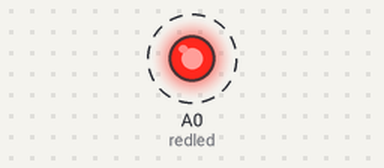
Recording of a sketch running on a simulated Arduino Uno, built with avr-gcc and run on an emulated ATmega328P. Parts: output pins drawn as LEDs (lit = HIGH). Dashed ring = blinking.

Above: at 0.5 s.
Timing chart, 0 to 4.6 s (numbered marks = the images above):
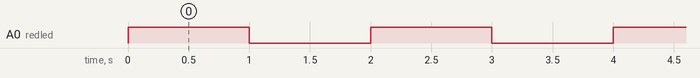

Measured:
- by itself, A0 (redled): alternates HIGH for 1.0 s and LOW for 1.0 s

The sketch:

01_super_rottis_jaiks1.ino
```cpp
// C++ code
//
int redled = A0;
int blink = 1000;
void setup()
{
  pinMode(redled, OUTPUT);
}

void loop()
{
  digitalWrite(redled, 100);
  delay(blink); // Wait for 1000 millisecond(s)
  digitalWrite(redled, LOW);
  delay(blink); // Wait for 1000 millisecond(s)
}
```
